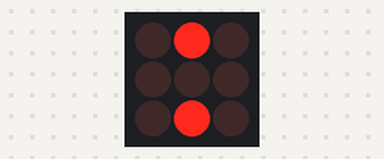
Simulated run of this sketch. Board: Arduino Mega 2560, built with avr-gcc and run on an emulated ATmega2560. Shown: 3×3 LED matrix. Wiring (inferred from the names in the program): LED matrix (orientation assumed): rows pin 33, pin 31, pin 29; columns pin 27, pin 25, pin 23.

Above: at 0.1 s.
At 1.6 s:
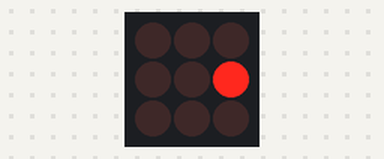
At 3.1 s:
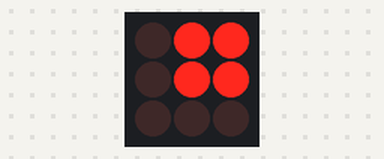
At 6.1 s:
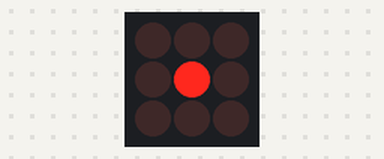
At 7.6 s:
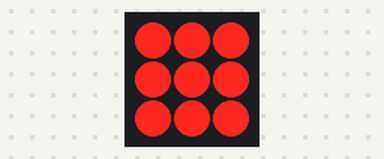

The sketch:

scalable3x3.ino
```cpp
// For th arrays, change the number in [] to how many items are in the array.

// The array of rows
int rowArray[3] = {33,31,29};

// The array of columns
int columnArray[3] = {27,25,23};

// The number of rows and columns
int numberOfRows = 3;

int numberOfColumns = 3;

// A sample for the format the LED grid takes. The first three digits will light up the first row, the second three will light up the second, etc
int rowValues[9] = {0, 1, 0, 1, 1, 1, 1, 0, 1};

// For each of the letters of the alphabet, this is the nine-digit code for the grid to function
int alphabetGridArray[27][9] = {{0, 1, 0, 1, 1, 1, 1, 0, 1}, {1, 1, 0, 1, 1, 1, 1, 1, 1}, {1, 1, 1, 1, 0, 0, 1, 1, 1}, {1, 1, 0, 1, 0, 1, 1, 1, 0}, {1, 1, 1, 1, 1, 0, 1, 1, 1},{1,1,1,1,1,0,1,0,0},{1,1,0,1,0,1,1,1,1},{1,0,1,1,1,1,1,0,1},{1,1,1,0,1,0,1,1,1},{0,0,1,1,0,1,1,1,1},{1,0,1,1,1,0,1,0,1},{1,0,0,1,0,0,1,1,1},{1,1,1,1,1,1,1,0,1},{1,1,1,1,0,1,1,0,1},{1,1,1,1,0,1,1,1,1},{1,1,1,1,1,1,1,0,0},{1,1,1,1,1,1,0,0,1},{1,1,1,1,0,0,1,0,0},{0,1,1,0,1,0,1,1,0},{1,1,1,0,1,0,0,1,0},{1,0,1,1,0,1,1,1,1},{1,0,1,1,0,1,0,1,0},{1,0,1,1,1,1,1,1,1},{1,0,1,0,1,0,1,0,1},{1,0,1,0,1,0,0,1,0},{1,1,0,0,1,0,0,1,1},{0,0,0,0,0,0,0,0,0}};

// This is all the 26 letters of the alphabet. It is used for some of the alphabet functions.
char alphabet[27] = {'a','b','c','d','e','f','g','h','i','j','k','l','m','n','o','p','q','r','s','t','u','v','w','x','y','z',' '};
int i;

void setup() {
  // put your setup code here, to run once:

  // goes through the array and turns all the pins off
  for ( i = 0; i <= numberOfRows - 1; i++) {
    // changes the pins to output
    pinMode( rowArray[i], OUTPUT );
    // turns them to low aka off
    digitalWrite(rowArray[i], LOW);
  }

  // does the same but turns the pins on
  for ( i = 0; i <= numberOfColumns - 1; i++) {
    // same as above
    pinMode( columnArray[i], OUTPUT );
    // but this time high turns them on
    digitalWrite(columnArray[i], LOW);
    }
}

void turnOnLEDS(int * rows, int * columns, int * values, int numrow, int numcolumn, float waitTime) {
  int r;
  int c;
  for (r = 0; r <= numrow - 1; r++) {
    digitalWrite(rows[r], HIGH);
    for (c = 0; c <= numcolumn - 1; c++) {
      if (values[c + (r * numcolumn)] == 1) {
        digitalWrite(columns[c], HIGH);
      }
    }
    delay(waitTime);
    digitalWrite(rows[r], LOW);
    for ( c = 0; c <= numcolumn - 1; c++){
      digitalWrite(columns[c], LOW);
    }
    delay(waitTime);
  }
}

int * alphabetToBinaryInput(char inputCharacter) {
  for (i = 0; i<= 26; i++){
    if (alphabet[i] == inputCharacter) {
      return(alphabetGridArray[i]);
  }
}
}

void displayLetters(char * characters, int * rows, int * columns, int numberOfCharacters, int numrow, int numcolumn, int onTime, int offTime) {
  long startTime;
  int v;
  startTime = millis();
  for (v = 0; v <= numberOfCharacters - 1; v++) {
    while ((millis() - startTime) <= onTime) {
      turnOnLEDS(rows, columns, alphabetToBinaryInput(characters[v]), numrow, numcolumn, 3.3);
      }
    delay(offTime);
    startTime = millis();
    }
  }

void loop() {
  // put your main code here, to run repeatedly:
  char inputArray[6] = {'h','e','l','l','o',' '};

  displayLetters(inputArray, rowArray, columnArray, 6, 3, 3, 1200, 300);
}
```

Measured:
- by itself, everything shown: repeats every 9.1 s, in 12 steps
- what the display in image 0 shows lasts 1.3 s, from 0.0 s to 1.3 s
